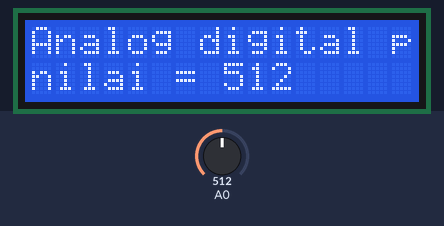
The sketch below on a simulated Arduino Uno, built with avr-gcc and run on an emulated ATmega328P. Shown: 16×2 character LCD. The test bench sets the inputs (shaded band); at power-on: A0 = 512.

Above: at 1.2 s.
1.3 s: A0 set to 716
At 1.8 s:
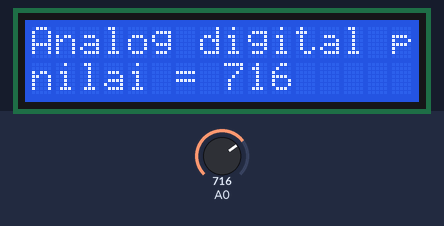
2.8 s: A0 set to 900
At 3.8 s:
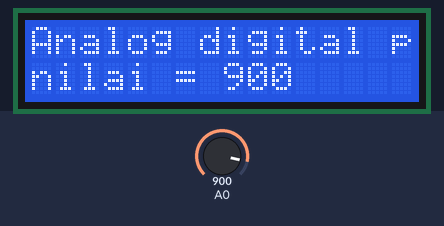
4.3 s: A0 set to 1023
At 4.8 s:
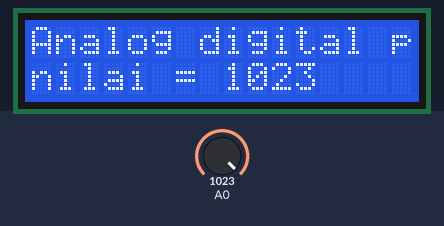
Timing chart, 0 to 7.3 s (numbered marks = the images above; inputs shaded):
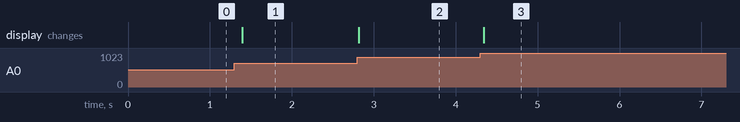

The sketch:

praktikum3.ino
```cpp
#include <LiquidCrystal.h>
LiquidCrystal lcd(2,3,4,5,6,7);

void setup() {
lcd.begin(16,2);
lcd.clear();
lcd.setCursor(0,0);
lcd.print("Analog digital pinA0");
analogReference(EXTERNAL);
}

void loop() {
unsigned int dataADC = analogRead(A0);
lcd.setCursor(0,1);
lcd.print("nilai = ");
lcd.print(dataADC);
delay(100);
}
```

Measured:
- after the input at 1.3 s, the display: changes after 0.09 s (image 1)
- after the input at 2.8 s, the display: changes at once (image 2)
- after the input at 4.3 s, the display: changes after 0.05 s (image 3)
